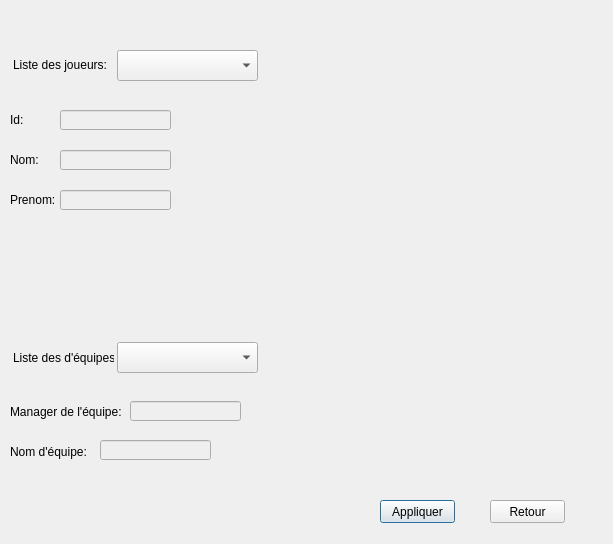
<?xml version="1.0" encoding="UTF-8"?>
<ui version="4.0">
 <class>ajouter_joueur_equipe</class>
 <widget class="QDialog" name="ajouter_joueur_equipe">
  <property name="geometry">
   <rect>
    <x>0</x>
    <y>0</y>
    <width>613</width>
    <height>544</height>
   </rect>
  </property>
  <property name="windowTitle">
   <string>Dialog</string>
  </property>
  <widget class="QComboBox" name="comboBox_joueur">
   <property name="geometry">
    <rect>
     <x>117</x>
     <y>50</y>
     <width>141</width>
     <height>31</height>
    </rect>
   </property>
  </widget>
  <widget class="QLabel" name="label_9">
   <property name="geometry">
    <rect>
     <x>13</x>
     <y>55</y>
     <width>101</width>
     <height>20</height>
    </rect>
   </property>
   <property name="text">
    <string>Liste des joueurs:</string>
   </property>
  </widget>
  <widget class="QLineEdit" name="list_j_prenom">
   <property name="enabled">
    <bool>false</bool>
   </property>
   <property name="geometry">
    <rect>
     <x>60</x>
     <y>190</y>
     <width>111</width>
     <height>20</height>
    </rect>
   </property>
   <property name="font">
    <font>
     <pointsize>8</pointsize>
     <weight>75</weight>
     <bold>true</bold>
    </font>
   </property>
  </widget>
  <widget class="QLineEdit" name="list_j_id">
   <property name="enabled">
    <bool>false</bool>
   </property>
   <property name="geometry">
    <rect>
     <x>60</x>
     <y>110</y>
     <width>111</width>
     <height>20</height>
    </rect>
   </property>
   <property name="font">
    <font>
     <pointsize>8</pointsize>
     <weight>75</weight>
     <bold>true</bold>
    </font>
   </property>
  </widget>
  <widget class="QLineEdit" name="list_j_nom">
   <property name="enabled">
    <bool>false</bool>
   </property>
   <property name="geometry">
    <rect>
     <x>60</x>
     <y>150</y>
     <width>111</width>
     <height>20</height>
    </rect>
   </property>
   <property name="font">
    <font>
     <pointsize>8</pointsize>
     <weight>75</weight>
     <bold>true</bold>
    </font>
   </property>
  </widget>
  <widget class="QLabel" name="label_6">
   <property name="geometry">
    <rect>
     <x>10</x>
     <y>113</y>
     <width>47</width>
     <height>14</height>
    </rect>
   </property>
   <property name="text">
    <string>Id:</string>
   </property>
  </widget>
  <widget class="QLabel" name="label_2">
   <property name="geometry">
    <rect>
     <x>10</x>
     <y>193</y>
     <width>47</width>
     <height>14</height>
    </rect>
   </property>
   <property name="text">
    <string>Prenom:</string>
   </property>
  </widget>
  <widget class="QLabel" name="label">
   <property name="geometry">
    <rect>
     <x>10</x>
     <y>153</y>
     <width>47</width>
     <height>14</height>
    </rect>
   </property>
   <property name="text">
    <string>Nom:</string>
   </property>
  </widget>
  <widget class="QPushButton" name="Ajouter_joueur_equipe">
   <property name="geometry">
    <rect>
     <x>380</x>
     <y>500</y>
     <width>75</width>
     <height>23</height>
    </rect>
   </property>
   <property name="text">
    <string>Appliquer</string>
   </property>
  </widget>
  <widget class="QPushButton" name="pushButton_2">
   <property name="geometry">
    <rect>
     <x>490</x>
     <y>500</y>
     <width>75</width>
     <height>23</height>
    </rect>
   </property>
   <property name="text">
    <string>Retour</string>
   </property>
  </widget>
  <widget class="QComboBox" name="comboBox_equipe">
   <property name="geometry">
    <rect>
     <x>117</x>
     <y>342</y>
     <width>141</width>
     <height>31</height>
    </rect>
   </property>
  </widget>
  <widget class="QLabel" name="label_10">
   <property name="geometry">
    <rect>
     <x>13</x>
     <y>348</y>
     <width>101</width>
     <height>20</height>
    </rect>
   </property>
   <property name="text">
    <string>Liste des d'équipes:</string>
   </property>
  </widget>
  <widget class="QLineEdit" name="list_e_nom">
   <property name="enabled">
    <bool>false</bool>
   </property>
   <property name="geometry">
    <rect>
     <x>100</x>
     <y>440</y>
     <width>111</width>
     <height>20</height>
    </rect>
   </property>
   <property name="font">
    <font>
     <pointsize>8</pointsize>
     <weight>75</weight>
     <bold>true</bold>
    </font>
   </property>
  </widget>
  <widget class="QLabel" name="label_7">
   <property name="geometry">
    <rect>
     <x>10</x>
     <y>442</y>
     <width>81</width>
     <height>20</height>
    </rect>
   </property>
   <property name="text">
    <string>Nom d'équipe:</string>
   </property>
  </widget>
  <widget class="QLabel" name="label_3">
   <property name="geometry">
    <rect>
     <x>10</x>
     <y>402</y>
     <width>111</width>
     <height>20</height>
    </rect>
   </property>
   <property name="text">
    <string>Manager de l'équipe:</string>
   </property>
  </widget>
  <widget class="QLineEdit" name="liste_e_manager">
   <property name="enabled">
    <bool>false</bool>
   </property>
   <property name="geometry">
    <rect>
     <x>130</x>
     <y>401</y>
     <width>111</width>
     <height>20</height>
    </rect>
   </property>
   <property name="font">
    <font>
     <pointsize>8</pointsize>
     <weight>75</weight>
     <bold>true</bold>
    </font>
   </property>
  </widget>
  <widget class="QLabel" name="image_2">
   <property name="geometry">
    <rect>
     <x>360</x>
     <y>30</y>
     <width>151</width>
     <height>211</height>
    </rect>
   </property>
   <property name="text">
    <string/>
   </property>
  </widget>
  <widget class="QLabel" name="image_3">
   <property name="geometry">
    <rect>
     <x>360</x>
     <y>280</y>
     <width>181</width>
     <height>191</height>
    </rect>
   </property>
   <property name="text">
    <string/>
   </property>
  </widget>
  <widget class="QLabel" name="label_ajout">
   <property name="geometry">
    <rect>
     <x>0</x>
     <y>0</y>
     <width>621</width>
     <height>551</height>
    </rect>
   </property>
   <property name="text">
    <string/>
   </property>
  </widget>
  <zorder>label_ajout</zorder>
  <zorder>comboBox_joueur</zorder>
  <zorder>label_9</zorder>
  <zorder>list_j_prenom</zorder>
  <zorder>list_j_id</zorder>
  <zorder>list_j_nom</zorder>
  <zorder>label_6</zorder>
  <zorder>label_2</zorder>
  <zorder>label</zorder>
  <zorder>Ajouter_joueur_equipe</zorder>
  <zorder>pushButton_2</zorder>
  <zorder>comboBox_equipe</zorder>
  <zorder>label_10</zorder>
  <zorder>list_e_nom</zorder>
  <zorder>label_7</zorder>
  <zorder>label_3</zorder>
  <zorder>liste_e_manager</zorder>
  <zorder>image_2</zorder>
  <zorder>image_3</zorder>
 </widget>
 <resources/>
 <connections/>
</ui>
